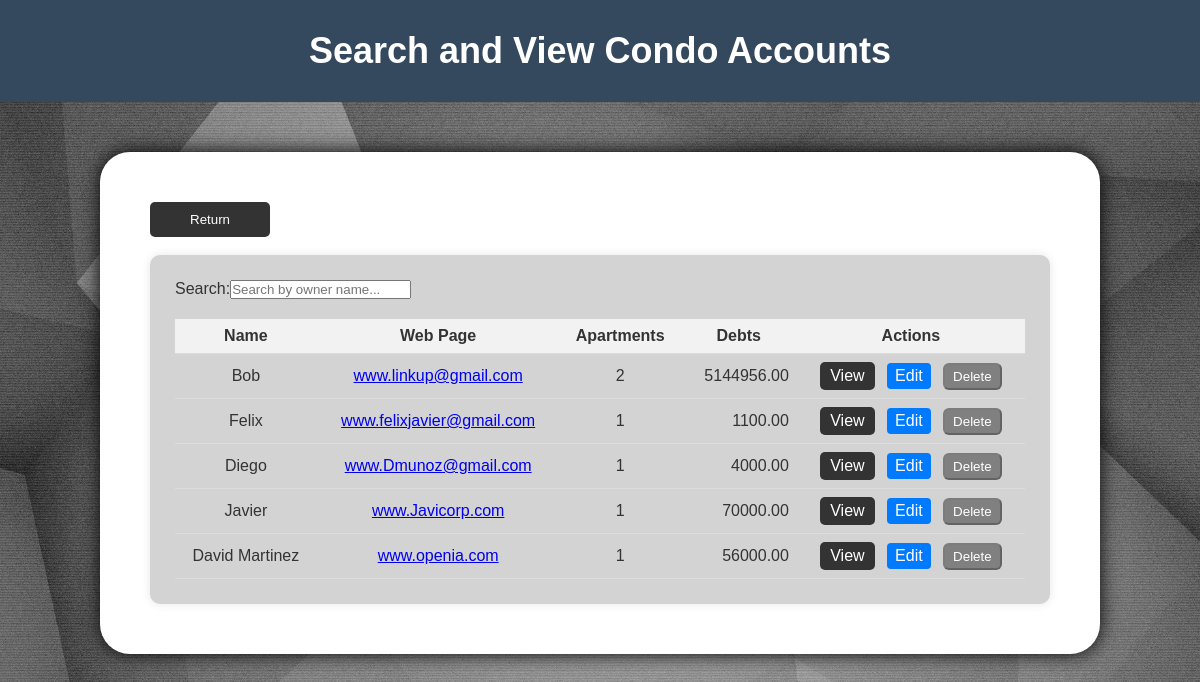
The page /app/viewprofile.php on the database its author committed.
### tables this page shows
CREATE TABLE `condos` (
  `id` int(11) NOT NULL,
  `name` varchar(25) NOT NULL,
  `physical_address` varchar(55) NOT NULL,
  `postal_address` varchar(55) NOT NULL,
  `phone_number` varchar(20) NOT NULL,
  `logo` blob NOT NULL,
  `webpage` varchar(255) NOT NULL
);

### app/viewprofile.php (the view, shortened to what this page needs)
<?php
$db_host = "localhost";
$db_name = "condo-marcos";
$db_user = "root";
$db_pass = "";
$conn = mysqli_connect($db_host, $db_user, $db_pass, $db_name);
$sql = "SELECT c.*, COUNT(a.id) as apartment_count, SUM(a.deuda) as total_debts FROM condos c LEFT JOIN apartments a ON c.id = a.condo_id GROUP BY c.id";
$result = mysqli_query($conn, $sql);
?>
<!DOCTYPE html>
<html lang="en">
  <head>
  </head>
  <body>
    <div class="banner">
      <h2>Search and View Condo Accounts</h2>
    </div>
    <div class="form-box">
      <button class="return-btn" onclick="goToHome()">Return</button>
      <br>
      <br>
<form action="">
  <div class="filter">
    <label for="owner">Search:</label>
    <input type="text" id="owner" onkeyup="filterTable()" placeholder="Search by owner name...">
  </div>
  <table id="apartments">
    <thead>
      <tr>
        <th>Name</th>
        <th>Web Page</th>
        <th>Apartments</th>
        <th>Debts</th>
        <th>Actions</th>
      </tr>
    </thead>
    <tbody>
      <?php
      if (mysqli_num_rows($result) > 0) {
        while ($row = mysqli_fetch_assoc($result)) {
          echo "<tr>";
          echo "<td>" . $row['name'] . "</td>";
          echo "<td><a href='" . $row['webpage'] . "' target='_blank'>" . $row['webpage'] . "</a></td>";
          echo "<td>" . $row['apartment_count'] . "</td>";
          echo "<td style='text-align: right;'>" . $row['total_debts'] . "</td>";
         echo "<td><a href='viewCondoApa.php?condo_id=" . $row['id'] . "' class='view-btn'>View</a>
          <a href='CondoEdit.php?id=" . $row['id'] . "' class='edit-btn'>Edit</a>
          <button class='delete-btn' data-id='" . $row['id'] . "' " . ($row['apartment_count'] > 0 ? "disabled" : "") . ">Delete</button>
          </td>";
    echo "</tr>";
        }
      } else {
        echo "<tr><td colspan='5'>No condos found.</td></tr>";
      }
      ?>
    </tbody>
  </table>
</form>
</div>
</body>
</html>

### app/viewprofile.php (style rules this page uses)
* { margin: 0; padding: 0; box-sizing: border-box; }
body { font-family: Arial, sans-serif; background-image: url("pic3.png"); background-repeat: no-repeat; background-size: cover; display: flex; flex-direction: column; align-items: center; }
.banner { background-color: #34495e; color: white; text-align: center; padding: 30px 0px; width: 100%; }
.banner h2 { margin: 0; font-size: 36px; }
.form-box { width: 100%; max-width: 1000px; height: auto; background-color: #ffffff; color: #333; margin: 50px auto; box-shadow: 0 0 20px #000000; padding: 50px; border-radius: 30px; }
form { margin: 0 auto; font-family: Arial, sans-serif; background-color: lightgray; border-radius: 10px; box-shadow: 0 0 10px rgba(0, 0, 0, 0.1); padding: 25px; }
.filter { display: flex; margin-bottom: 20px; }
table { border-collapse: collapse; width: 100%; }
th, td { text-align: center; padding: 8px; border-bottom: 1px solid #ddd; }
th { background-color: #f2f2f2; text-align: center; }
td:nth-child(3) { text-align: center; }
.view-btn { display: inline-block; background-color: #333; color: #fff; text-decoration: none; padding: 5px 10px; border-radius: 5px; transition: background-color 0.3s ease; }
.edit-btn { display: inline-block; margin-left: 0.5rem; padding: 0.25rem 0.5rem; background-color: #007bff; color: #fff; text-decoration: none; border-radius: 4px; transition: background-color 0.3s; }
.return-btn { background-color: #333; color: #fff; border: none; border-radius: 5px; padding: 10px 40px; cursor: pointer; transition: background-color 0.3s ease; }
.delete-btn { display: inline-block; margin-left: 0.5rem; padding: 0.25rem 0.5rem; background-color: #f06c64; color: #fff; text-decoration: none; border-radius: 6px; transition: background-color 0.3s; }
button:disabled { background-color: grey; cursor: not-allowed; }
.delete-btn:disabled { background-color: grey; cursor: not-allowed; }

### rows shown on the page
condos: name "Bob", webpage "www.linkup@gmail.com", apartment_count "2", total_debts "5144956.00"
condos: name "Felix", webpage "www.felixjavier@gmail.com", apartment_count "1", total_debts "1100.00"
condos: name "Diego", webpage "www.Dmunoz@gmail.com", apartment_count "1", total_debts "4000.00"
condos: name "Javier", webpage "www.Javicorp.com", apartment_count "1", total_debts "70000.00"
condos: name "David Martinez", webpage "www.openia.com", apartment_count "1", total_debts "56000.00"
